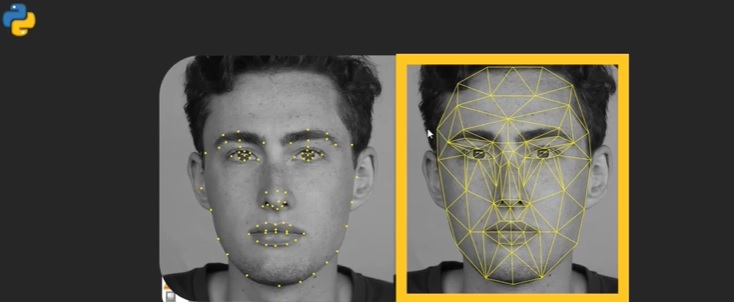
#> input picture reconocimiento facial.jpg, 734 x 303 px, given in place of the camera
$ python capaentrada.py
#> lines starting #> are read from the running program, lines starting #| are printed output that depends on the picture
import cv2 as cv
import os
import imutils
modelo='FotosMia'
ruta1='D:\Documents\Python\Ejercicios\reconocimientofacial1'
rutacompleta = ruta1 + '/'+ modelo
if not os.path.exists(rutacompleta):
    os.makedirs(rutacompleta)


camara=cv.VideoCapture(0)
ruidos=cv.CascadeClassifier('E:\Proyectos Python\curso\entrenamientos opencv ruidos\opencv-master\data\haarcascades\haarcascade_frontalface_default.xml')
id=0
while True:
    respuesta,captura=camara.read()
#> captura is the input picture: shape (303, 734, 3); mean B, G, R 75, 84.3, 86.9
    if respuesta==False:break
    captura=imutils.resize(captura,width=640)
#> captura: shape (264, 640, 3)

    grises=cv.cvtColor(captura, cv.COLOR_BGR2GRAY)
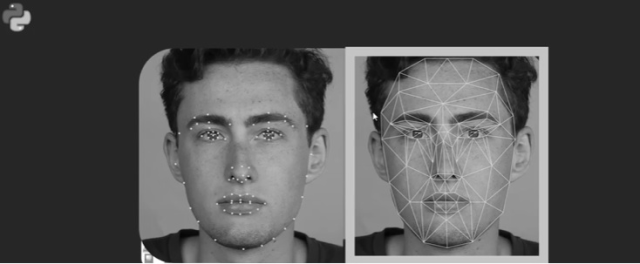
#> grises: shape (264, 640); min 4, max 255, mean 84
    idcaptura=captura.copy()

    cara=ruidos.detectMultiScale(grises,1.3,5)
#> cara = [[156, 65, 168, 168], [363, 63, 166, 166]]

    for(x,y,e1,e2) in cara:
        cv.rectangle(captura, (x,y), (x+e1,y+e2), (0,255,0),2)
        rostrocapturado=idcaptura[y:y+e2,x:x+e1]
        rostrocapturado=cv.resize(rostrocapturado, (160,160),interpolation=cv.INTER_CUBIC)
        cv.imwrite(rutacompleta+'/imagen_{}.jpg'.format(id), rostrocapturado)
        id=id+1
#> this loop made 2 passes
#> (x, y, e1, e2, id) on passes 1 to 2: (156, 65, 168, 168, 1), (363, 63, 166, 166, 2)
#> pass 1, `rostrocapturado=idcaptura[y:y+e2,x:x+e1]`:
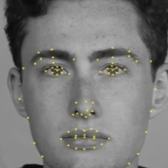
#> rostrocapturado: shape (168, 168, 3); mean B, G, R 121.1, 122.4, 122.6
#> pass 2, `rostrocapturado=idcaptura[y:y+e2,x:x+e1]`:
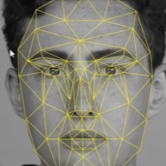
#> rostrocapturado: shape (166, 166, 3); mean B, G, R 115.3, 128, 129.1
#> pass 2, `rostrocapturado=cv.resize(rostrocapturado, (160,160),interpolation=cv...`:
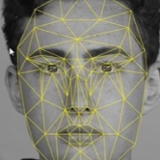
#> rostrocapturado: shape (160, 160, 3); mean B, G, R 115.3, 128, 129.1
#> after the loop:
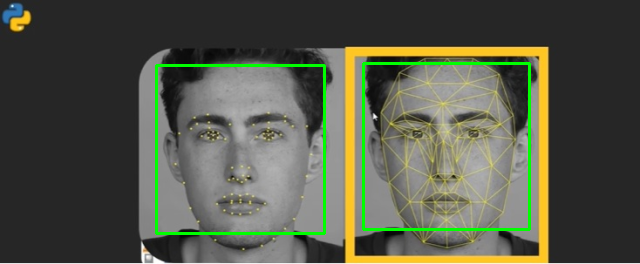
#> captura: shape (264, 640, 3); mean B, G, R 72.4, 87.7, 84.3
#> after the loop, id = 2

    cv.imshow("Resultado rostro", captura)

    if id==350:
        break
camara.release()
cv.destroyAllWindows()
